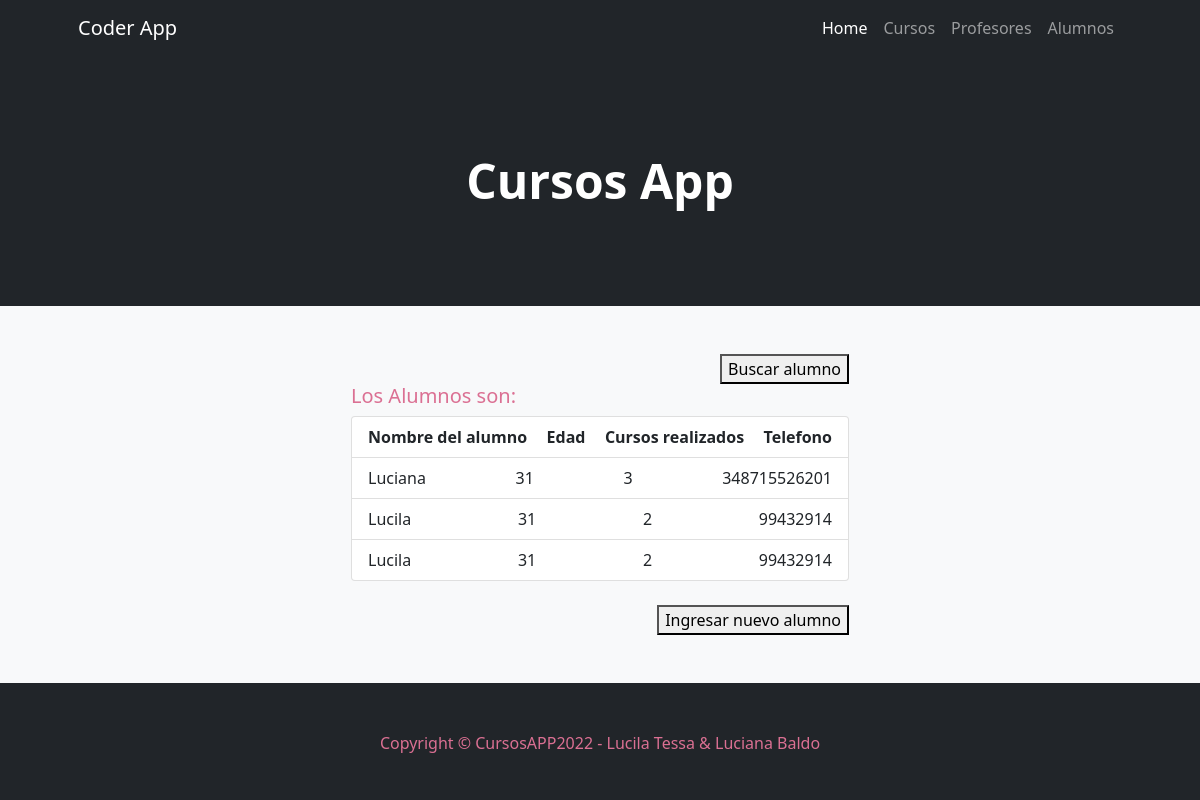
The page /cursosapp/alumnos/ on the database its author committed.
### cursosapp/models.py (models this page shows)
class Alumno(models.Model):
    nombrealumno = models.CharField("Nombre del alumno", max_length= 35)
    edad = models.PositiveSmallIntegerField("Edad del Alumno")
    cursosrealizados = models.PositiveSmallIntegerField("Cursos Realizados")
    telefono = models.PositiveIntegerField("Numero telefonico alumno")

### cursosapp/views.py (the view)
# urls.py: path('alumnos/', alumnos, name="alumnos"),
def alumnos(request):
    alumnos = Alumno.objects.all()
    return render(request, "cursosapp/alumnos.html", {"alumnos": alumnos} )

### cursosapp/templates/cursosapp/alumnos.html (shortened to what this page needs)
{% extends 'cursosapp/base.html' %}
{% load static %}
{% block contenidoPagina %}
<section class="bg-light py-5">
    <div class="container px-5" >
        <div class="row gx-5 justify-content-center">
            <div class="col-lg-6">
                <div style="text-align:right">
                    <a href="/cursosapp/buscar_alumno/"><button>Buscar alumno</button></a>
               </div>
                <h5 style="color: palevioletred">Los Alumnos son:</h5>
                    <ul class="list-group list-group">
                        <li class="list-group-item d-flex justify-content-between align-items-start">
                            <b>Nombre del alumno</b>
                            <b>Edad</b>
                            <b>Cursos realizados</b>
                            <b>Telefono</b>
                        </li>
                            {% for alumno in alumnos %}
                            <li class="list-group-item d-flex justify-content-between align-items-start">
                            <span>{{alumno.nombrealumno}}</span>
                            <span>{{alumno.edad}}</span>
                            <span>{{alumno.cursosrealizados}}</span>
                            <span>{{alumno.telefono}}</span>
                        </li>
                    {% endfor %}
                    </ul>
                    <br>
                        <div style="text-align:right">
                             <a href="/cursosapp/crear_alumno/"><button>Ingresar nuevo alumno</button></a>
                        </div>
            </div>
        </div>
    </div>
</section>
{% endblock %}

### rows shown on the page
Alumno: nombrealumno "Luciana", edad "31", cursosrealizados "3", telefono "348715526201"
Alumno: nombrealumno "Lucila", edad "31", cursosrealizados "2", telefono "99432914"
Alumno: nombrealumno "Lucila", edad "31", cursosrealizados "2", telefono "99432914"
